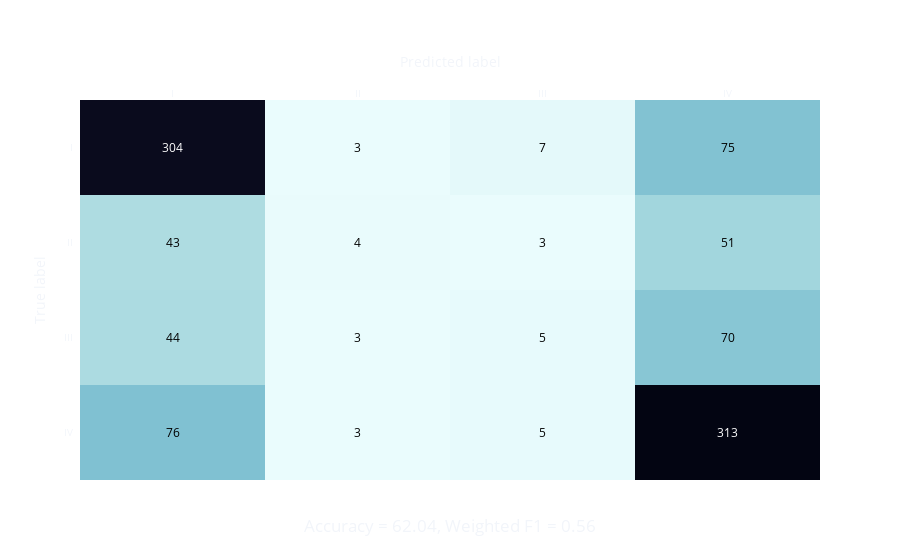

Notebook source saved alongside this figure:
### Code cell
accuracy = accuracy_score(y_true, y_pred.astype(int))
f1 = f1_score(y_true, y_pred.astype(int), average='weighted')
cm = confusion_matrix(y_true, y_pred.astype(int))

title_dict = {
    'text': f'Accuracy = {accuracy*100:.2f}, Weighted F1 = {f1:.2f}',
    'x': 0.5,
    'y': 0.05
}

plot_confusion_matrix(cm, labels, title_dict)

### Figure 1 — Plotly figure (JSON) as saved in the notebook; plotly's stock layout.template omitted (floating-point values rounded to 4 significant figures)
{"data": [{"colorscale": [[0.0, "rgb(3, 5, 18)"], [0.09091, "rgb(25, 25, 51)"], [0.1818, "rgb(44, 42, 87)"], [0.2727, "rgb(58, 60, 125)"], [0.3636, "rgb(62, 83, 160)"], [0.4545, "rgb(62, 109, 178)"], [0.5455, "rgb(72, 134, 187)"], [0.6364, "rgb(89, 159, 196)"], [0.7273, "rgb(114, 184, 205)"], [0.8182, "rgb(149, 207, 216)"], [0.9091, "rgb(192, 229, 232)"], [1.0, "rgb(234, 252, 253)"]], "reversescale": true, "showscale": false, "x": ["I", "II", "III", "IV"], "y": ["IV", "III", "II", "I"], "z": [[76, 3, 5, 313], [44, 3, 5, 70], [43, 4, 3, 51], [304, 3, 7, 75]], "type": "heatmap"}], "layout": {"annotations": [{"font": {"color": "#000000"}, "showarrow": false, "text": "76", "x": "I", "xref": "x", "y": "IV", "yref": "y"}, {"font": {"color": "#000000"}, "showarrow": false, "text": "3", "x": "II", "xref": "x", "y": "IV", "yref": "y"}, {"font": {"color": "#000000"}, "showarrow": false, "text": "5", "x": "III", "xref": "x", "y": "IV", "yref": "y"}, {"font": {"color": "#FFFFFF"}, "showarrow": false, "text": "313", "x": "IV", "xref": "x", "y": "IV", "yref": "y"}, {"font": {"color": "#000000"}, "showarrow": false, "text": "44", "x": "I", "xref": "x", "y": "III", "yref": "y"}, {"font": {"color": "#000000"}, "showarrow": false, "text": "3", "x": "II", "xref": "x", "y": "III", "yref": "y"}, {"font": {"color": "#000000"}, "showarrow": false, "text": "5", "x": "III", "xref": "x", "y": "III", "yref": "y"}, {"font": {"color": "#000000"}, "showarrow": false, "text": "70", "x": "IV", "xref": "x", "y": "III", "yref": "y"}, {"font": {"color": "#000000"}, "showarrow": false, "text": "43", "x": "I", "xref": "x", "y": "II", "yref": "y"}, {"font": {"color": "#000000"}, "showarrow": false, "text": "4", "x": "II", "xref": "x", "y": "II", "yref": "y"}, {"font": {"color": "#000000"}, "showarrow": false, "text": "3", "x": "III", "xref": "x", "y": "II", "yref": "y"}, {"font": {"color": "#000000"}, "showarrow": false, "text": "51", "x": "IV", "xref": "x", "y": "II", "yref": "y"}, {"font": {"color": "#FFFFFF"}, "showarrow": false, "text": "304", "x": "I", "xref": "x", "y": "I", "yref": "y"}, {"font": {"color": "#000000"}, "showarrow": false, "text": "3", "x": "II", "xref": "x", "y": "I", "yref": "y"}, {"font": {"color": "#000000"}, "showarrow": false, "text": "7", "x": "III", "xref": "x", "y": "I", "yref": "y"}, {"font": {"color": "#000000"}, "showarrow": false, "text": "75", "x": "IV", "xref": "x", "y": "I", "yref": "y"}], "xaxis": {"dtick": 1, "gridcolor": "rgb(0, 0, 0)", "side": "top", "ticks": "", "tickfont": {"size": 10}, "title": {"text": "Predicted label"}}, "yaxis": {"dtick": 1, "ticks": "", "ticksuffix": "  ", "tickfont": {"size": 10}, "title": {"text": "True label"}}, "title": {"text": "Accuracy = 62.04, Weighted F1 = 0.56", "x": 0.5, "y": 0.05}, "paper_bgcolor": "rgba(0,0,0,0)"}}
